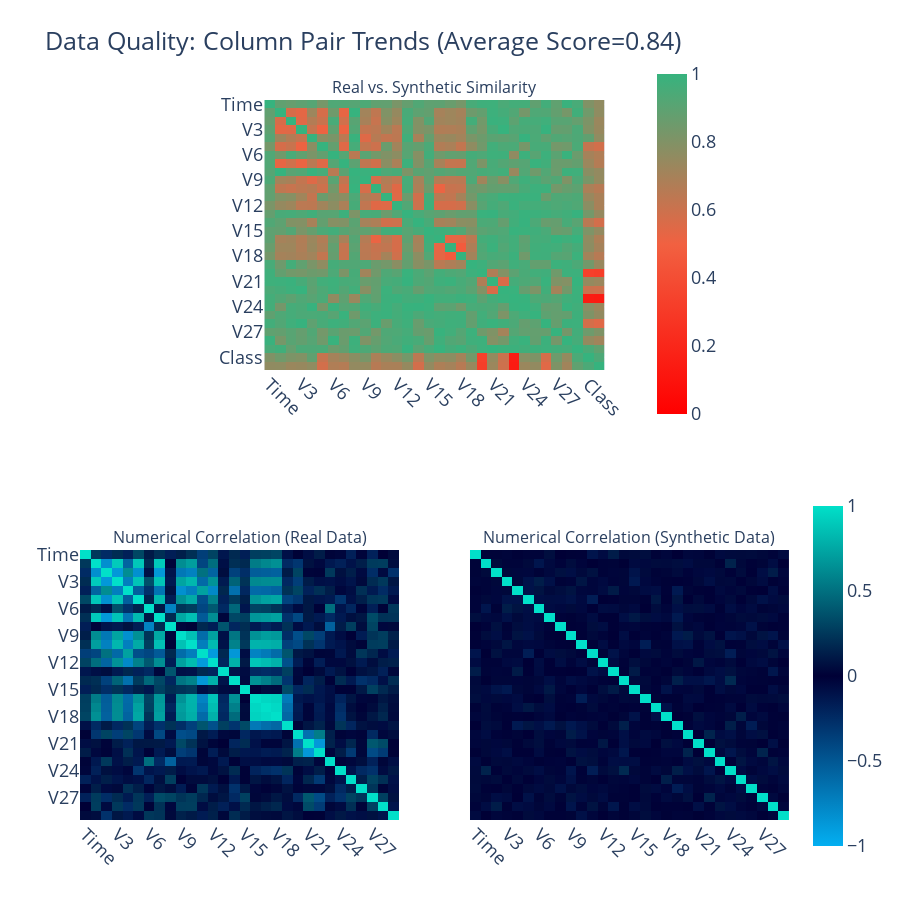

Notebook source saved alongside this figure:
### Code cell
# Class 1 quality
gen_quality_Class1 = evaluate_quality(
    real_data=real_df_model_Class1, synthetic_data=fake_df_Class1, metadata=gen_Class1.get_metadata()
)

gen_quality_Class1.get_visualization(property_name="Column Shapes")
gen_quality_Class1.get_visualization(property_name="Column Pair Trends")

### Figure 1 — Plotly figure (JSON) as saved in the notebook; plotly's stock layout.template omitted (floating-point values rounded to 4 significant figures; data arrays with more than 128 entries replaced by an {"elided": "..."} marker saying what was removed)
{"data": [{"coloraxis": "coloraxis", "hovertemplate": "<b>Column Pair</b><br>(%{x},%{y})<br><br>Similarity: %{z}<extra></extra>", "type": "heatmap", "x": ["Time", "V1", "V2", "V3", "V4", "V5", "V6", "V7", "V8", "V9", "V10", "V11", "V12", "V13", "V14", "V15", "V16", "V17", "V18", "V19", "V20", "V21", "V22", "V23", "V24", "V25", "V26", "V27", "V28", "Amount", "Class", "rand10"], "xaxis": "x", "y": ["Time", "V1", "V2", "V3", "V4", "V5", "V6", "V7", "V8", "V9", "V10", "V11", "V12", "V13", "V14", "V15", "V16", "V17", "V18", "V19", "V20", "V21", "V22", "V23", "V24", "V25", "V26", "V27", "V28", "Amount", "Class", "rand10"], "yaxis": "y", "z": {"elided": "32x32 float values"}}, {"coloraxis": "coloraxis2", "customdata": {"elided": "30x30 float values"}, "hovertemplate": "<b>Correlation</b><br>(%{x},%{y})<br><br>Synthetic: %{z}<br>(vs. Real: %{customdata})<extra></extra>", "type": "heatmap", "x": ["Time", "V1", "V2", "V3", "V4", "V5", "V6", "V7", "V8", "V9", "V10", "V11", "V12", "V13", "V14", "V15", "V16", "V17", "V18", "V19", "V20", "V21", "V22", "V23", "V24", "V25", "V26", "V27", "V28", "Amount"], "xaxis": "x2", "y": ["Time", "V1", "V2", "V3", "V4", "V5", "V6", "V7", "V8", "V9", "V10", "V11", "V12", "V13", "V14", "V15", "V16", "V17", "V18", "V19", "V20", "V21", "V22", "V23", "V24", "V25", "V26", "V27", "V28", "Amount"], "yaxis": "y2", "z": {"elided": "30x30 float values"}}, {"coloraxis": "coloraxis2", "customdata": {"elided": "30x30 float values"}, "hovertemplate": "<b>Correlation</b><br>(%{x},%{y})<br><br>Synthetic: %{z}<br>(vs. Real: %{customdata})<extra></extra>", "type": "heatmap", "x": ["Time", "V1", "V2", "V3", "V4", "V5", "V6", "V7", "V8", "V9", "V10", "V11", "V12", "V13", "V14", "V15", "V16", "V17", "V18", "V19", "V20", "V21", "V22", "V23", "V24", "V25", "V26", "V27", "V28", "Amount"], "xaxis": "x3", "y": ["Time", "V1", "V2", "V3", "V4", "V5", "V6", "V7", "V8", "V9", "V10", "V11", "V12", "V13", "V14", "V15", "V16", "V17", "V18", "V19", "V20", "V21", "V22", "V23", "V24", "V25", "V26", "V27", "V28", "Amount"], "yaxis": "y3", "z": {"elided": "30x30 float values"}}], "layout": {"annotations": [{"font": {"size": 16}, "showarrow": false, "text": "Real vs. Synthetic Similarity", "x": 0.5, "xanchor": "center", "xref": "paper", "y": 1, "yanchor": "bottom", "yref": "paper"}, {"font": {"size": 16}, "showarrow": false, "text": "Numerical Correlation (Real Data)", "x": 0.225, "xanchor": "center", "xref": "paper", "y": 0.375, "yanchor": "bottom", "yref": "paper"}, {"font": {"size": 16}, "showarrow": false, "text": "Numerical Correlation (Synthetic Data)", "x": 0.775, "xanchor": "center", "xref": "paper", "y": 0.375, "yanchor": "bottom", "yref": "paper"}], "coloraxis": {"cmax": 1, "cmin": 0, "colorbar": {"len": 0.5, "x": 0.8, "y": 0.8}, "colorscale": [[0, "#FF0000"], [0.5, "#F16141"], [1, "#36B37E"]]}, "coloraxis2": {"cmax": 1, "cmin": -1, "colorbar": {"len": 0.5, "y": 0.2}, "colorscale": [[0, "#03AFF1"], [0.5, "#000036"], [1, "#01E0C9"]]}, "font": {"size": 18}, "height": 900, "title": {"text": "Data Quality: Column Pair Trends (Average Score=0.84)"}, "width": 900, "xaxis": {"anchor": "y", "domain": [0.26, 0.74], "tickangle": 45}, "xaxis2": {"anchor": "y2", "domain": [0, 0.45], "tickangle": 45}, "xaxis3": {"anchor": "y3", "domain": [0.55, 1], "matches": "x2", "tickangle": 45}, "yaxis": {"anchor": "x", "autorange": "reversed", "domain": [0.625, 1]}, "yaxis2": {"anchor": "x2", "autorange": "reversed", "domain": [0, 0.375]}, "yaxis3": {"anchor": "x3", "autorange": "reversed", "domain": [0, 0.375], "matches": "y2", "visible": false}}}
